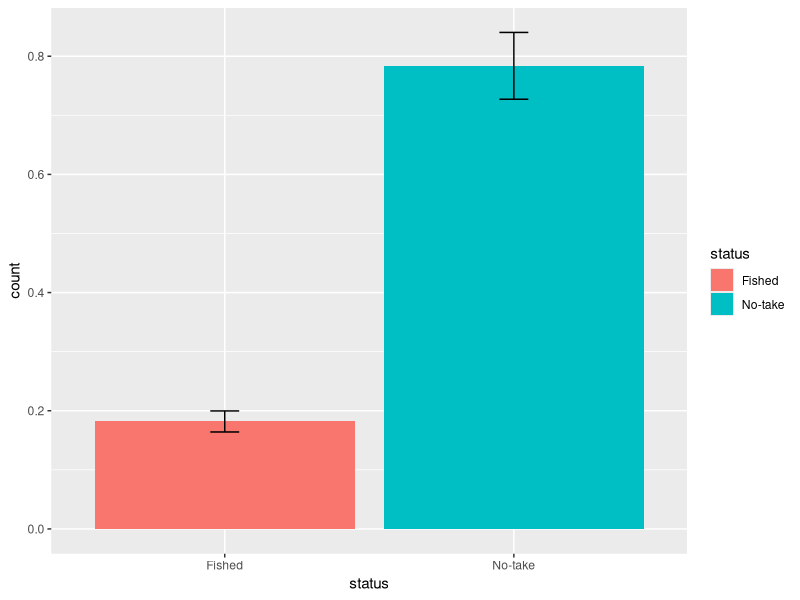
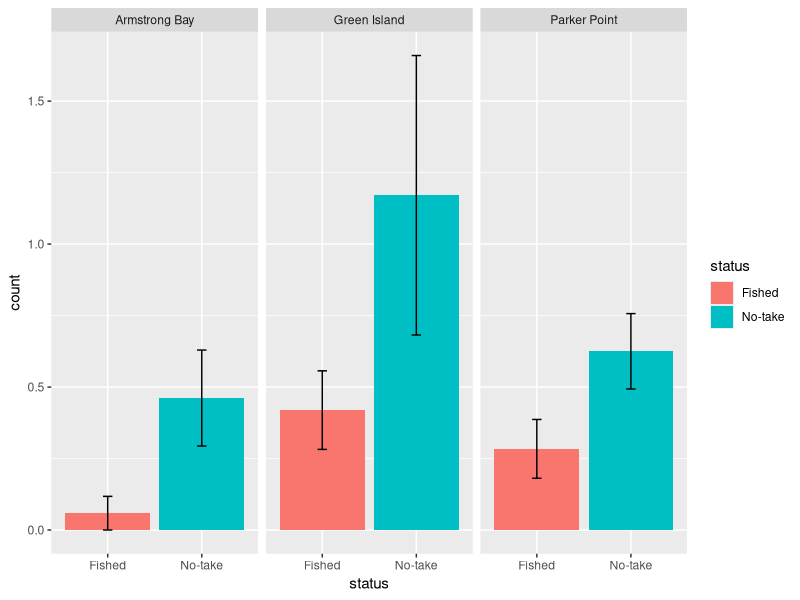
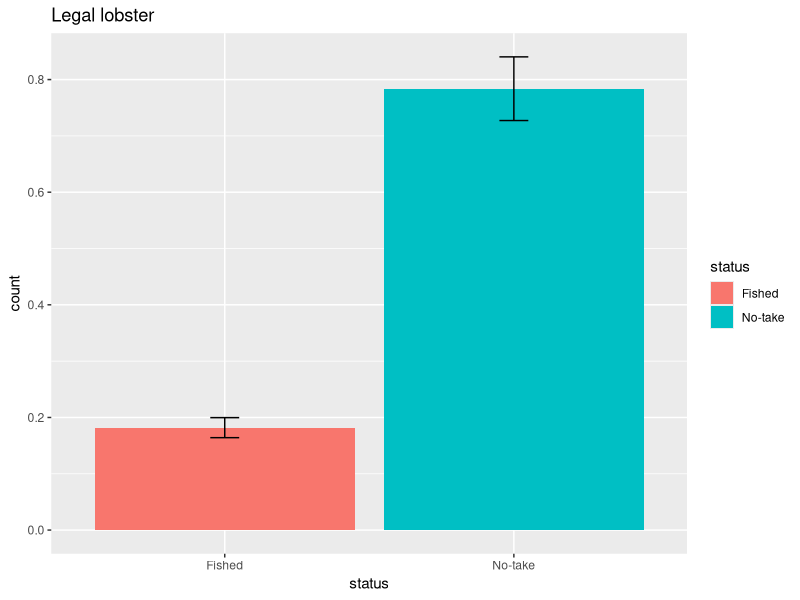
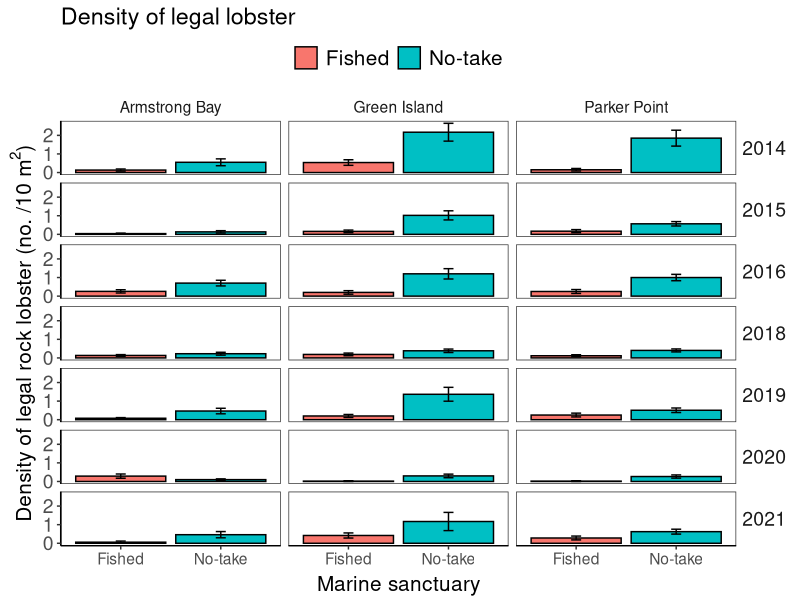
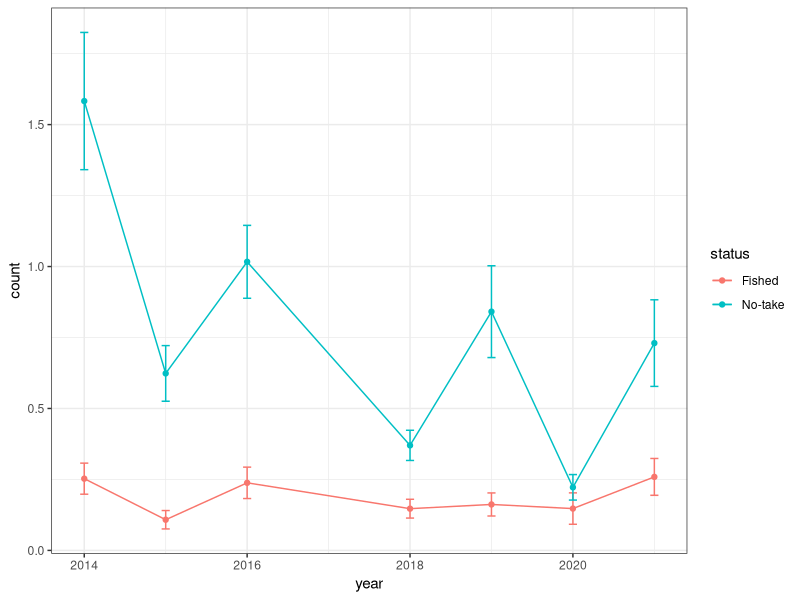
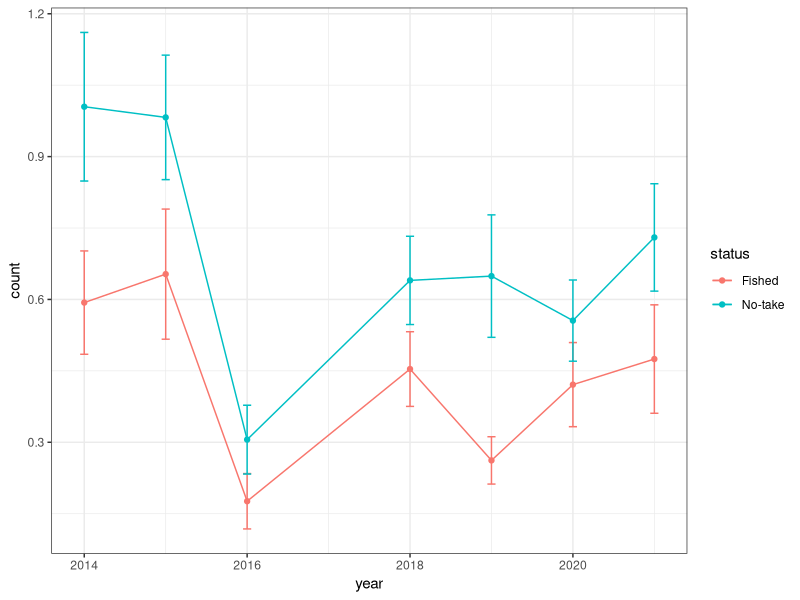
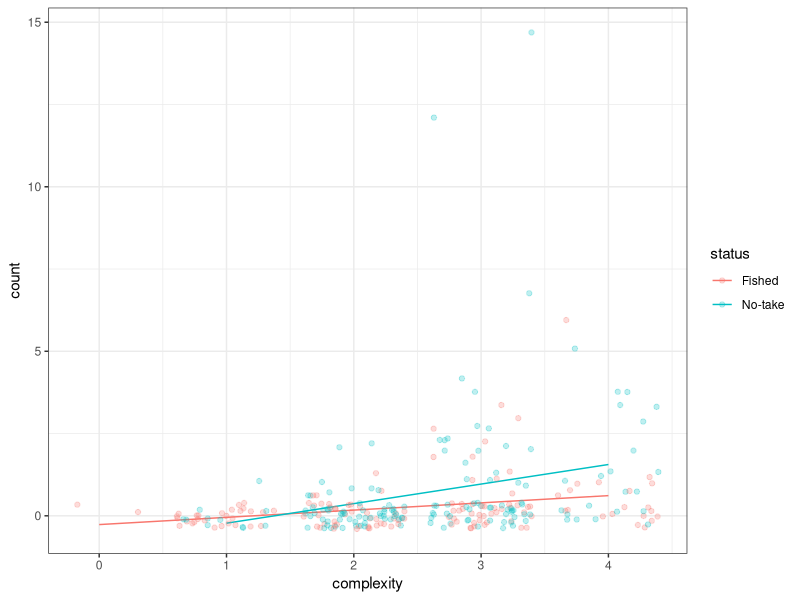
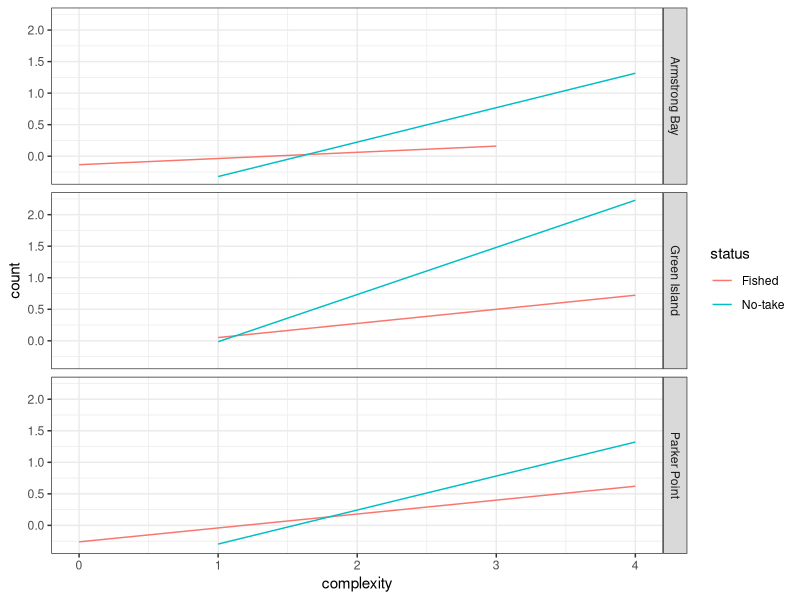

The R source for these figures, in order:
## ---- chunk 1

library(knitr)
knitr::opts_chunk$set(echo = TRUE)
## ---- chunk 2
library(tidyr) #to tidy data
library(dplyr) #to transform data
library(readr) #to write data
library(here) #to make robust links to files

library(forcats) #to transform catagorical data
library(ggplot2) #to plot data
## ---- chunk 3
study<-"lobster.density"
## ---- chunk 4
se <- function(x) sd(x) / sqrt(length(x))
se.min <- function(x) (mean(x)) - se(x) #to make SE min.
se.max <- function(x) (mean(x)) + se(x) #to make SE max.
## ---- chunk 5
data.dir <- here("Data")

# or for ecocloud
#data.dir <- here("workspace","Template-lobster-density","Data")
## ---- chunk 6
dir.create(file.path(here(), "Plots")) #create Plots folder

plots.dir=here("Plots")

# or for ecocloud
#dir.create(file.path(here(), "workspace","Template-lobster-density","Plots"))
#plots.dir <- here("workspace","Template-lobster-density","Plots")

## ---- chunk 7
data.dir <- here("Data")
setwd(data.dir)#this is out shortcut using here()
dir()

dat<-read_csv("lobster.density.csv")%>%
  glimpse()

## ---- chunk 8

ggplot(dat%>%filter(size.class=="legal"), aes(x=status, y=count,fill=status)) + 
  stat_summary(fun.y=mean, geom="bar") + #add bar at mean
  stat_summary(fun.ymin = se.min, fun.ymax = se.max, geom = "errorbar", width = 0.1) #add error bars

## ---- chunk 9

ggplot(dat%>%filter(size.class=="legal"&year=="2021"), aes(x=status, y=count,fill=status)) + 
  stat_summary(fun.y=mean, geom="bar") + #add bar at mean
  stat_summary(fun.ymin = se.min, fun.ymax = se.max, geom = "errorbar", width = 0.1)+ #add error bars
facet_grid(.~sanctuary)
## ---- chunk 10

ggsave(here("Plots","status.barplot.png"))

## ---- chunk 11
status.barplot <- ggplot(dat%>%filter(size.class=="legal"), aes(x=status, y=count,fill=status)) + 
  stat_summary(fun.y=mean, geom="bar") + #add bar at mean
  stat_summary(fun.ymin = se.min, fun.ymax = se.max, geom = "errorbar", width = 0.1) + #add error bars
  ggtitle("Legal lobster") #add a title
status.barplot

## ---- chunk 12
ggsave(here("Plots","status.barplot2.png"),status.barplot)


ggsave(here("Plots","status.barplot2.png"),status.barplot,
       width = 15, height = 8,units = "cm") 

## ---- chunk 13
Theme1 <-
  theme(
    panel.grid.major = element_blank(), #turns off the major grid lines
    panel.grid.minor = element_blank(), #turns off the minor grid lines
    
    text=element_text(size=14), #sets all text to 14
    
    axis.title.x=element_text(vjust=0.3, size=15),
    axis.title.y=element_text(vjust=0.6, angle=90, size=15),
    axis.text.y=element_text(size=14),
    axis.line.x=element_line(colour="black", size=0.5,linetype='solid'),
    axis.line.y=element_line(colour="black", size=0.5,linetype='solid'),
    
    legend.title = element_blank(), #turns off the legend title
    legend.background = element_blank(), #turns off the legend outline
    legend.key = element_blank(), # turns off the rectangle around symbols in the legend
    legend.text = element_text(size=15),
    legend.position = "top",
    
    strip.text.y = element_text(size = 14,angle = 0), #sets size and angle of text in facet strip
    strip.background = element_blank()) #turns off the facet strip box
## ---- chunk 14

status.year.sanctuary<-ggplot(dat%>%filter(size.class=="legal"), aes(x=status, y=count,fill=status)) + 
  stat_summary(fun.y=mean, geom="bar", colour="black") +
  stat_summary(fun.ymin = se.min, fun.ymax = se.max, geom = "errorbar", width = 0.1) +
  # Labels
  xlab("Marine sanctuary")+
  ylab(bquote('Density of legal rock lobster (no. /10 m'^2*')'))+
  ggtitle("Density of legal lobster")+
  # Apperance
  theme_bw()+
  Theme1+
  facet_grid(year~sanctuary)
status.year.sanctuary

## ---- chunk 15
ggsave(here("Plots","status.barplot.png"),status.year.sanctuary,
       width = 15, height = 15,units = "cm")

## ---- chunk 16
ggplot(dat%>%filter(size.class=="legal"), aes(x=year, y=count,colour=status)) + 
  stat_summary(fun.y=mean, geom="point") +
  stat_summary(fun.y=mean, geom="line") +
  stat_summary(fun.ymin = se.min, fun.ymax = se.max, geom = "errorbar", width = 0.1)+
  theme_bw()
## ---- chunk 17
glimpse(dat)
unique(dat$size.class)

ggplot(dat%>%filter(size.class=="sub.legal"), aes(x=year, y=count,colour=status)) + 
  stat_summary(fun.y=mean, geom="point") +
  stat_summary(fun.y=mean, geom="line") +
  stat_summary(fun.ymin = se.min, fun.ymax = se.max, geom = "errorbar", width = 0.1)+
  theme_bw()
## ---- chunk 18
glimpse(dat)

ggplot(dat%>%filter(size.class=="legal"&year=="2021"), aes(x=complexity, y=count,colour=status)) + 
  geom_smooth(method=lm, size=0.5,se=F)+
  geom_jitter(alpha=0.25)+
  theme_bw()
## ---- chunk 19
glimpse(dat)

ggplot(dat%>%filter(size.class=="legal"&year=="2021"), aes(x=complexity, y=count,colour=status)) + 
  geom_smooth(method=lm, size=0.5,se=F)+
  theme_bw()+
  facet_grid(sanctuary~.)
## ---- chunk 20
ggplot(dat%>%filter(size.class=="legal"&year==2021),aes(x=status, y=count,fill=status)) +
    stat_summary(fun.y=mean, geom="bar", colour="black") +
    stat_summary(fun.ymin = se.min, fun.ymax = se.max, geom = "errorbar", width = 0.1) +
    facet_grid(site.new~sanctuary)
## ---- chunk 21
 ggplot(dat%>%filter(size.class=="legal"&year==2021), aes(x=complexity, y=count,colour=sanctuary)) + 
    geom_smooth(method=lm, size=0.5,se=F)+
    coord_cartesian(ylim = c(0, 0.5), expand = FALSE)+
  facet_grid(.~status)
## ---- chunk 22
 ggplot(dat%>%filter(size.class=="legal"&year==2021), aes(x=depth, y=count,colour=sanctuary)) + 
    geom_smooth(method=lm, size=0.5,se=F)+
    coord_cartesian(ylim = c(0, 0.5), expand = FALSE)+
  facet_grid(.~status)
## ---- chunk 23
 ggplot(dat%>%filter(size.class=="legal"&year==2021), aes(x=complexity, y=count,colour=sanctuary)) + 
    geom_smooth(method=lm, size=0.5,se=T)+
    coord_cartesian(ylim = c(0, 3), expand = FALSE)+
  ggtitle("incorrect SE")
## ---- chunk 24
glimpse(dat)

ggplot(dat%>%filter(size.class=="legal"&sanctuary=="Armstrong Bay"),aes(x=year, y=count,colour=status)) +
    stat_summary(fun.y=mean, geom="point", colour="black") +
    stat_summary(fun.ymin = se.min, fun.ymax = se.max, geom = "errorbar", width = 0.1) +
    facet_grid(site.new~.)+
  theme(strip.text.y = element_text(angle=0))
## ---- chunk 25
glimpse(dat)

ggplot(dat%>%filter(size.class=="legal"&sanctuary=="Armstrong Bay"),aes(x=year, y=count,colour=status)) +
    stat_summary(fun.y=mean, geom="point", colour="black") +
    stat_summary(fun.ymin = se.min, fun.ymax = se.max, geom = "errorbar", width = 0.1) +
  geom_jitter(alpha=0.25)+
    facet_grid(site.new~.)+
  theme(strip.text.y = element_text(angle=0))
## ---- chunk 26
glimpse(dat)

ggplot(dat%>%filter(size.class=="legal"&sanctuary=="Green Island"),aes(x=year, y=count,colour=status)) +
    stat_summary(fun.y=mean, geom="point", colour="black") +
    stat_summary(fun.ymin = se.min, fun.ymax = se.max, geom = "errorbar", width = 0.1) +
    facet_grid(site.new~.)+
  theme(strip.text.y = element_text(angle=0))
## ---- chunk 27
glimpse(dat)

ggplot(dat%>%filter(size.class=="legal"&sanctuary=="Parker Point"),aes(x=year, y=count,colour=status)) +
    stat_summary(fun.y=mean, geom="point", colour="black") +
    stat_summary(fun.ymin = se.min, fun.ymax = se.max, geom = "errorbar", width = 0.1) +
    facet_grid(site.new~.)+
  theme(strip.text.y = element_text(angle=0))
## ---- chunk 28
 ggplot(dat%>%filter(size.class=="legal"), aes(x=year, y=count,colour=status)) + 
    geom_smooth(method=lm, size=0.5,se=T)+
    coord_cartesian(ylim = c(0, 3), expand = FALSE)+
  ggtitle("incorrect SE")
## ---- chunk 29
 ggplot(dat%>%filter(size.class=="legal"&year=="2018"), aes(x=complexity, y=count,colour=status)) + 
    geom_smooth(method=lm, size=0.5,se=T)+
    # coord_cartesian(ylim = c(0, 3), expand = FALSE)+
  geom_jitter(alpha=0.25)+
  ggtitle("incorrect SE")
